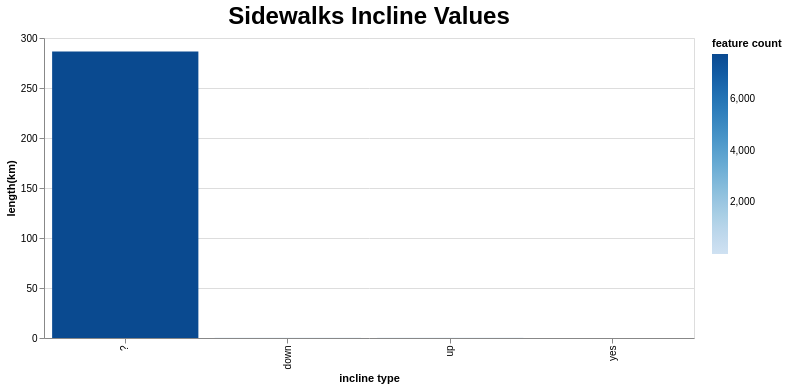

This figure's Vega-Lite source:
### Vega-Lite specification from a JSON file in a GitHub repository (floating-point values rounded to 4 significant figures)
{"config": {"view": {"continuousWidth": 300, "continuousHeight": 300}, "title": {"fontSize": 24}}, "data": {"values": [{"incline type": "?", "feature count": 7752, "length(km)": 286.5}, {"incline type": "down", "feature count": 4, "length(km)": 0.2915}, {"incline type": "up", "feature count": 4, "length(km)": 0.2601}, {"incline type": "yes", "feature count": 2, "length(km)": 0.005479}]}, "mark": {"type": "bar"}, "encoding": {"color": {"field": "feature count", "type": "quantitative"}, "tooltip": {"field": "length(km)", "type": "quantitative"}, "x": {"field": "incline type", "sort": "-y", "type": "nominal"}, "y": {"field": "length(km)", "type": "quantitative"}}, "height": 300, "params": [{"name": "param_6", "select": {"type": "interval", "encodings": ["x", "y"]}, "bind": "scales"}], "title": "Sidewalks Incline Values", "width": 650, "$schema": "https://vega.github.io/schema/vega-lite/v5.json", "datasets": {"data-706a15399c18ea1ff334899331a234ce": [{"incline type": "?", "feature count": 7752, "length(km)": 286.5}, {"incline type": "down", "feature count": 4, "length(km)": 0.2915}, {"incline type": "up", "feature count": 4, "length(km)": 0.2601}, {"incline type": "yes", "feature count": 2, "length(km)": 0.005479}]}}
